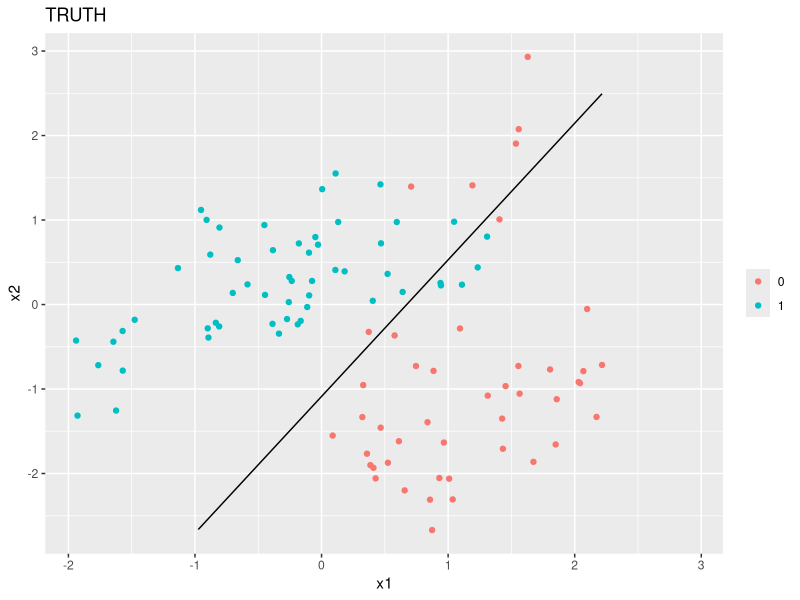
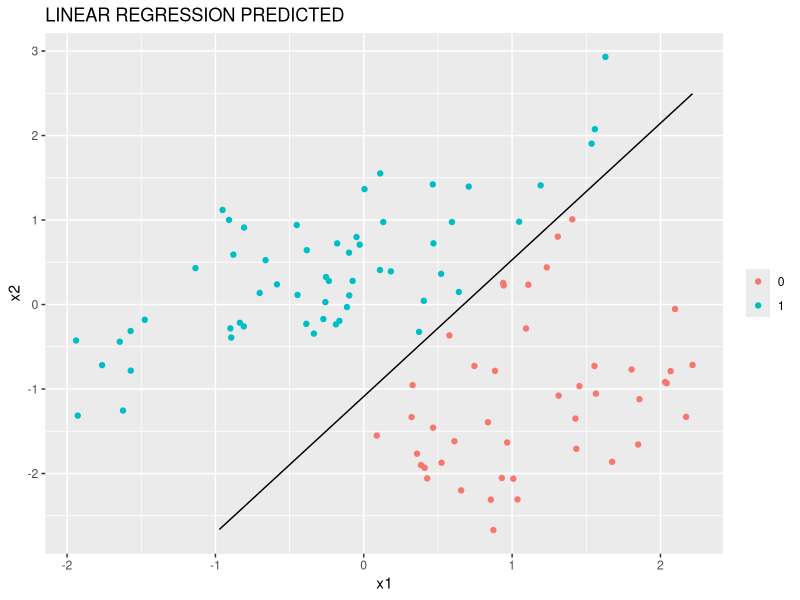

The R script that drew these images, in order: (Note: this script raises an error after producing the figures.)
# Chapter 2 Normal Mixture Models Simulation
# Alexander Durbin
# Worry about optimization later

rm(list = ls())

library(tidyverse)
library(MASS)

set.seed(12)


# Generate Data -----------------------------------------------------------

# generate centroids
mu <- c(1, 0)
sigma <- diag(1, nrow = 2)
center <- mvrnorm(n = 5, mu = mu, Sigma = sigma)
centroids <- tibble(x1 = center[, 1], x2 = center[, 2], class = rep(0, 5))


mu <- c(0, 1)
center <- mvrnorm(n = 5, mu = mu, Sigma = sigma)
tmp <- tibble(x1 = center[, 1], x2 = center[, 2], class = rep(1, 5))

centroids <- bind_rows(centroids, tmp)

# generate data

my_data <- tibble(x1 = rep(0, 100), x2 = rep(0, 100), class = rep(NA, 100),
                  subclass = rep(NA, 100))

# make this a function with apply statement later
for (i in 1:nrow(my_data)) {
  
  row_index <- sample(1:10, 1)
  
  new_point <- mvrnorm(n = 1,
                       mu = c(centroids$x1[row_index], centroids$x2[row_index]),
                       Sigma = sigma / 5) 
  
  my_data$x1[i] = new_point[1]
  my_data$x2[i] = new_point[2]
  my_data$class[i] = centroids$class[row_index]
  my_data$subclass[i] = row_index
  
}


# Least squares classification and error rates ----------------------------

# linear model using x1, x2 to predict 0,1 response
lmfit <- lm(class ~ x1 + x2, data = my_data)

# create model matrix
tmp <- my_data %>% 
  dplyr::select(x1, x2) %>% 
  mutate(intercept = rep(1, nrow(my_data))) %>% 
  dplyr::select(intercept, x1, x2)

# predicted values
my_data$yhat <- as.matrix(tmp) %*% coefficients(lmfit)

# encoding of classes
my_data <- my_data %>% 
  mutate(pred_class_reg = ifelse(yhat > 0.5, 1, 0))

my_data <- my_data %>% 
  mutate(x1_seq = seq(min(x1), max(x1), length.out = nrow(my_data))) %>% 
  mutate(x2_seq = (0.5 - coefficients(lmfit)[1] - coefficients(lmfit)[2] * x1_seq) / coefficients(lmfit)[3])

# plot data by class
ggplot(data = my_data) +
  geom_point(mapping = aes(x = x1, y = x2, color = factor(class))) +
  theme(legend.title=element_blank()) +
  ggtitle('TRUTH') +
  geom_line(mapping = aes(x = x1_seq, y = x2_seq)) +
  ylim(min(my_data$x2), max(my_data$x2)) +
  xlim(min(my_data$x1), max(my_data$x2))

ggplot(data = my_data) +
  geom_point(mapping = aes(x = x1, y = x2, color = factor(pred_class_reg))) +
  theme(legend.title=element_blank()) +
  ggtitle('LINEAR REGRESSION PREDICTED') +
  geom_line(mapping = aes(x = x1_seq, y = x2_seq)) +
  ylim(min(my_data$x2), max(my_data$x2)) +
  xlim(min(my_data$x1), max(my_data$x1))

# Get terms for confusion matrix as in HW0

a <- my_data %>% 
  filter(class == 0, pred_class_reg == 0) %>% 
  nrow()

b <- my_data %>% 
  filter(class == 0, pred_class_reg == 1) %>% 
  nrow()

c <- my_data %>% 
  filter(class == 1, pred_class_reg == 0) %>% 
  nrow()

d <- my_data %>% 
  filter(class == 1, pred_class_reg == 1) %>% 
  nrow()

f_pos_reg <- b / (a + b)
f_neg_reg <- c / (c + d)


# Optimal separating boundary for sequence data ---------------------------------------------

# generate sequences for calculating class probabilities and plotting
# x1_seq <- seq(min(my_data$x1), max(my_data$x1), by = 0.01)
# x2_seq <- seq(min(my_data$x2), max(my_data$x2), length.out = length(x1_seq))
# seq_mat <- cbind(x1_seq, x2_seq)

# function to compute the normal density given data and centroid
# consider using dmvtnorm instead
# norm_den <- function(vec, cent){
#   
#   diff <- vec - cent
#   diff <- as.matrix(diff)
#   thing <- exp((-5 / 2) * diff %*% t(diff))
#   return(thing)
#   
# }

# class 1 numerator and denominator storage
# c1_num <- matrix(data = 0, ncol = 5, nrow = length(x1_seq))
# c1_den <- matrix(data = 0, ncol = 10, nrow = length(x1_seq))

# loop through the centroids and fill each column of c1_num with the density
# for that particular centroid
# for(i in 1:5){
#   # c1_num[, i] <- apply(seq_mat, 1, function(g) norm_den(g, centroids[i, 1:2]))
#   c1_num[, i] <- apply(
#     seq_mat, 1,
#     function(g) dmvnorm(x = g, mean = as.matrix(centroids[i, 1:2]), sigma = diag(1/5, nrow = 2))
#   )
# }
# 
# # do the same except for all 10 centroids
# for(i in 1:10){
#   # c1_den[, i] <- apply(seq_mat, 1, function(g) norm_den(g, centroids[i, 1:2]))
#   c1_den[, i] <- apply(
#     seq_mat, 1,
#     function(g) dmvnorm(x = g, mean = as.matrix(centroids[i, 1:2]), sigma = diag(1/5, nrow = 2))
#   )
# }
# 
# # now sum across the rows
# c1_num <- apply(c1_num, 1, sum)
# c1_den <- apply(c1_den, 1, sum)
# 
# # make a dataframe and add column of the probabilities derived in class
# # make a new column of 1 - class 1 probs = class 2 probs
# seq_mat <- as.tibble(seq_mat) %>%
#   mutate(class_1_probs = c1_num/c1_den) %>% 
#   mutate(class_2_probs = 1 - class_1_probs)
#   
# # find observations where class probabilites are approximately equal
# seq_mat <- seq_mat %>% 
#   filter(abs(class_1_probs - class_2_probs) < 5e-2)
# 
# # failed plot attempt
# ggplot() +
#   geom_point(data = my_data, mapping = aes(x = x1, y = x2, color = factor(class))) +
#   theme(legend.title=element_blank()) +
#   ggtitle('TRUTH') +
#   geom_curve(data = seq_mat, mapping = aes(x = x1_seq, y = x2_seq, xend = min(my_data$x1), yend = min(my_data$x2)))
#   

# Bayes Optimal Classifier for true data ----------------------------------

c1_num <- matrix(data = 0, ncol = 5, nrow = nrow(my_data))
c1_den <- matrix(data = 0, ncol = 10, nrow = nrow(my_data))

# loop through the centroids and fill each column of c1_num with the density
# for that particular centroid
for(i in 1:5){
  # c1_num[, i] <- apply(seq_mat, 1, function(g) norm_den(g, centroids[i, 1:2]))
  c1_num[, i] <- apply(
    as.matrix(my_data[, 1:2]), 1,
    function(g) dmvnorm(x = g, mean = as.matrix(centroids[i, 1:2]), sigma = diag(1/5, nrow = 2))
  )
}

# do the same except for all 10 centroids
for(i in 1:10){
  # c1_den[, i] <- apply(seq_mat, 1, function(g) norm_den(g, centroids[i, 1:2]))
  c1_den[, i] <- apply(
    as.matrix(my_data[, 1:2]), 1,
    function(g) dmvnorm(x = g, mean = as.matrix(centroids[i, 1:2]), sigma = diag(1/5, nrow = 2))
  )
}

# now sum across the rows
c1_num <- apply(c1_num, 1, sum)
c1_den <- apply(c1_den, 1, sum)

# make a dataframe and add column of the probabilities derived in class
# make a new column of 1 - class 1 probs = class 2 probs
my_data <- my_data %>%
  mutate(class_1_probs = c1_num/c1_den) %>% 
  mutate(class_2_probs = 1 - class_1_probs) %>% 
  mutate(bayes_pred_class = ifelse(class_1_probs > class_2_probs, 0, 1))
  
# Get terms for confusion matrix as in HW0

a <- my_data %>% 
  filter(class == 0, bayes_pred_class == 0) %>% 
  nrow()

b <- my_data %>% 
  filter(class == 0, bayes_pred_class == 1) %>% 
  nrow()

c <- my_data %>% 
  filter(class == 1, bayes_pred_class == 0) %>% 
  nrow()

d <- my_data %>% 
  filter(class == 1, bayes_pred_class == 1) %>% 
  nrow()

f_pos_bayes <- b / (a + b)
f_neg_bayes <- c / (c + d)

my_data %>% 
  filter((class_1_probs - class_2_probs) < 1e-5)
# 45 things close together

ggplot(data = my_data) +
  geom_point(mapping = aes(x = x1, y = x2, color = factor(bayes_pred_class))) +
  theme(legend.title=element_blank()) +
  ggtitle('BAYES PREDICTED') +
  ylim(min(my_data$x2), max(my_data$x2))
  xlim(min(my_data$x1), max(my_data$x1))
